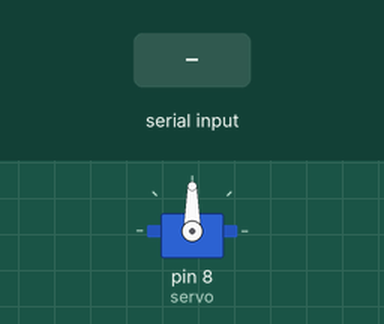
Bench run of a sketch on a simulated Arduino Uno, built with avr-gcc and run on an emulated ATmega328P. Parts: servo. The inputs (shaded band) are chosen by the test bench.

Above: at 1.2 s.
1.3 s: "90,45\n" received over Serial
At 2.5 s:
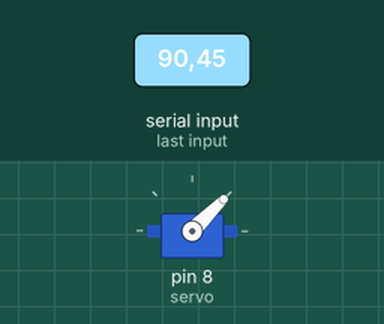
2.8 s: "30,150\n" received over Serial
At 3.8 s:
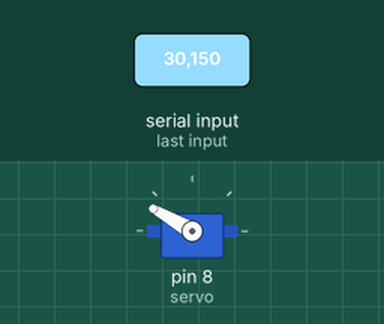
4.3 s: "5\n" received over Serial
At 4.7 s:
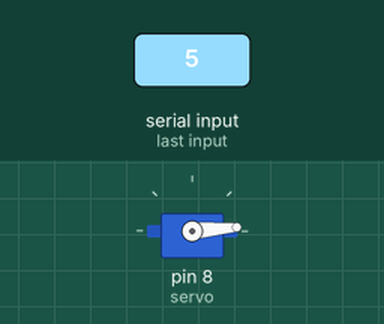
5.8 s: "200\n" received over Serial
At 7.0 s:
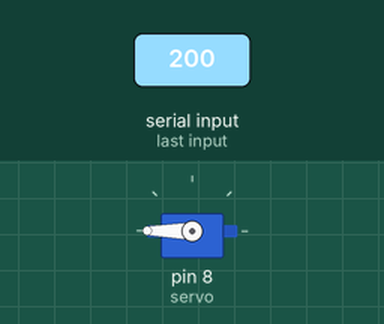
7.3 s: "90\n" received over Serial
At 8.2 s:
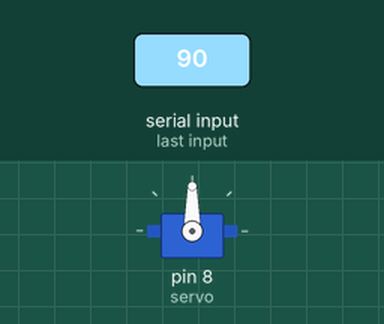
Timing chart, 0 to 9.8 s (numbered marks = the images above; inputs shaded):
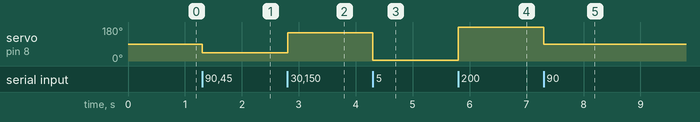

The sketch:

Servo.ino
```cpp
/*
 * brown is gnd
 * red is vcc
 * orange is signal which goes to d8
 */

#include <Servo.h>

Servo servo;
int angle = 10;

void setup() {
  Serial.begin(9600);
  servo.attach(8);
  servo.write(90);
}


void loop()
{
  if(Serial.available()>0){
    angle = Serial.parseInt();
    if (angle>0) servo.write(angle);
  }
 // scan from 0 to 180 degrees
 /* for(angle = 10; angle < 180; angle++)
  {
    servo.write(angle);
    delay(15);
  }
  // now scan back from 180 to 0 degrees
  for(angle = 180; angle > 10; angle--)
  {
    servo.write(angle);
    delay(15);
  }*/
}
```

Measured:
- after the input at 1.3 s, servo on pin 8 (servo): 90° → 45° at once
- after the input at 2.8 s, servo on pin 8 (servo): 45° → 150° at once
- after the input at 4.3 s, servo on pin 8 (servo): 150° → 5° at once
- after the input at 5.8 s, servo on pin 8 (servo): 5° → 180° at once
- after the input at 7.3 s, servo on pin 8 (servo): 180° → 90° at once
